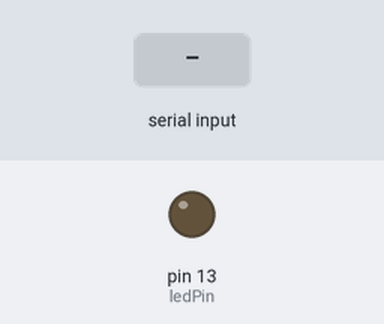
Simulated run of this sketch. Board: Arduino Uno, built with avr-gcc and run on an emulated ATmega328P. On the bench: output pins drawn as LEDs (lit = HIGH). Inputs (shaded band) come from the test bench.

Above: at 1.2 s.
1.3 s: "H" received over the second serial link
At 2.2 s:
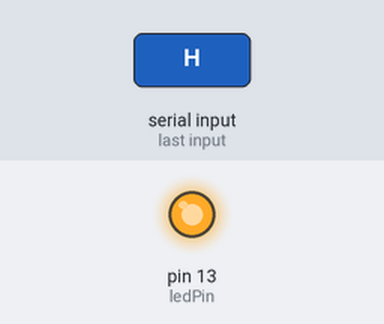
2.8 s: "L" received over the second serial link
At 4.1 s:
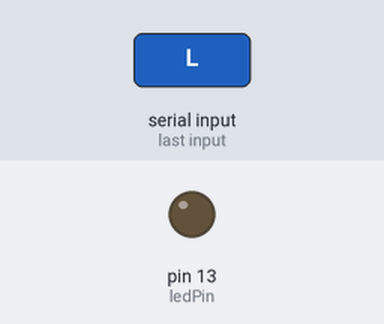
Timing chart, 0 to 5.8 s (numbered marks = the images above; inputs shaded):
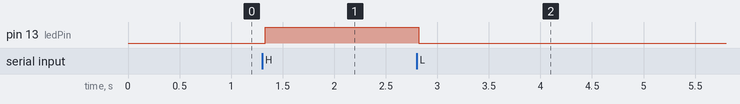

Measured:
- after the input at 1.3 s, pin 13 (ledPin): LOW → HIGH at once
- after the input at 2.8 s, pin 13 (ledPin): HIGH → LOW at once

The sketch:

Blinktest_for_iuri.ino
```cpp
//Include the SoftwareSerial library
#include "SoftwareSerial.h"

//Create a new software  serial
SoftwareSerial bluetooth(2, 3); //TX, RX (Bluetooth)

const int ledPin = 13; // the pin that the LED is attached to
int incomingByte;      // a variable to read incoming serial data into
int count = 0;
int flag = 0;

void setup() {
  //Initialize the software serial
  bluetooth.begin(38400);
  Serial.begin(9600);

  // initialize the LED pin as an output:
  pinMode(ledPin, OUTPUT);

}

void loop() {
  // see if there's incoming serial data:
  if (bluetooth.available() > 0) {
    // read the oldest byte in the serial buffer:
    incomingByte = bluetooth.read();
    // if it's a capital H (ASCII 72), turn on the LED:
    if (incomingByte == 'H') {
      digitalWrite(ledPin, HIGH);
      bluetooth.println("LED: ON");
    }
    // if it's an L (ASCII 76) turn off the LED:
    if (incomingByte == 'L') {
      digitalWrite(ledPin, LOW);
      bluetooth.println("LED: OFF");
    }

  }
  if(count >=500)
    flag = 1;
  if(count <= 100)
    flag = 0;
  if(flag)
     count--;
  else
    count++;
  bluetooth.println(count);
  delay(50);

}
```
